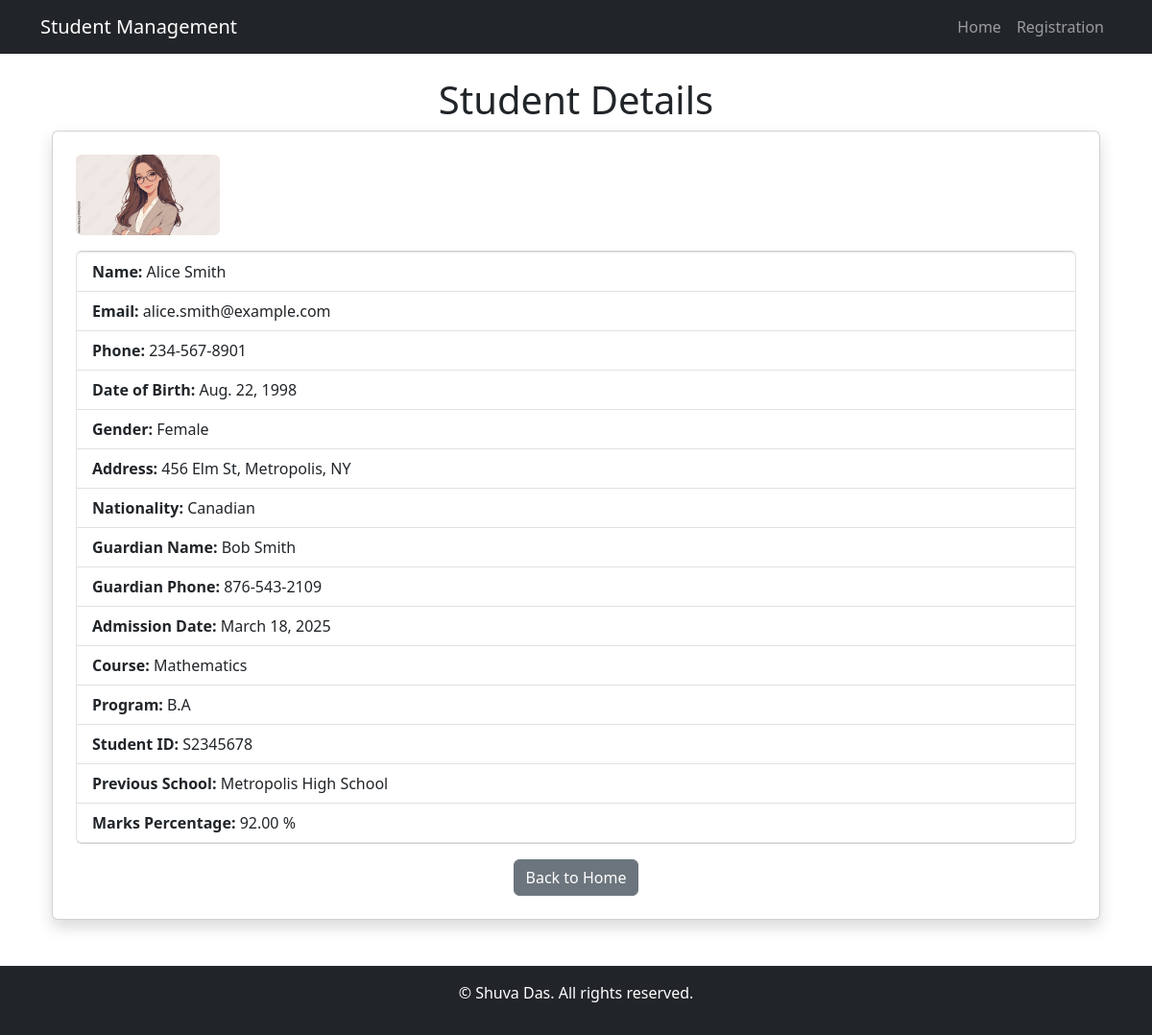
The app's page /student/3/ with its own data.
### students/models.py (models this page shows, shortened)
class Student(models.Model):
    GENDER_CHOICES=[
        ('M','Male'),
        ('F','Female'),
        ('O','Other'),
    ]
    PROGRAM_NAME=[
        ('B.Tech','Bachelor of Technology'),
        ('M.Tech','Master of Technology'),
        ('B.Sc','Bachelor of Science'),
        ('M.Sc','Master of Science'),
        ('B.Com','Bachelor of Commerce'),
        ('M.Com','Master of Commerce'),
        ('B.A','Bachelor of Arts'),
        ('M.A','Master of Arts'),
        ('B.B.A','Bachelor of Business Administration'),
        ('M.B.A','Master of Business Administration'),
        ('B.C.A','Bachelor of Computer Applications'),
        ('M.C.A','Master of Computer Applications'),
        ('B.Ed','Bachelor of Education'),
        ('M.Ed','Master of Education'),
        ('B.Arch','Bachelor of Architecture'),
        ('M.Arch','Master of Architecture'),
        ('B.Pharma','Bachelor of Pharmacy'),
        ('M.Pharma','Master of Pharmacy'),
        ('B.Sc Nursing','Bachelor of Science in Nursing'),
        ('M.Sc Nursing','Master of Science in Nursing'),
        ('BDS','Bachelor of Dental Surgery'),
        ('MDS','Master of Dental Surgery'),
        ('MBBS','Bachelor of Medicine and Bachelor of Surgery'),
        ('MD','Doctor of Medicine'),
        ('MS','Master of Surgery'),
        ('DM','Doctorate of Medicine'),
        ('M.Ch','Master of Chirurgiae'),
        ('Diploma','Diploma'),
        ('PG Diploma','Post Graduate Diploma'),
        ('Ph.D','Doctor of Philosophy'),
        ('M.Phil','Master of Philosophy'),
        ('LLB','Bachelor of Laws'),
        ('LLM','Master of Laws'),
        ('B.Arch','Bachelor of Architecture'),
        ('M.Arch','Master of Architecture'),
        ('B.Pharma','Bachelor of Pharmacy'),
        ('M.Pharma','Master of Pharmacy'),
        ('B.Sc Nursing','Bachelor of Science in Nursing'),
        ('M.Sc Nursing','Master of Science in Nursing'),
        ('BDS','Bachelor of Dental Surgery'),
        ('MDS','Master of Dental Surgery'),
        ('MBBS','Bachelor of Medicine and Bachelor of Surgery'),
        ('MD','Doctor of Medicine'),
        ('MS','Master of Surgery'),
        ('DM','Doctorate of Medicine'),
        ('M.Ch','Master of Chirurgiae'),
        ('Diploma','Diploma'),
        ('PG Diploma','Post Graduate Diploma'),
        ('Ph.D','Doctor of Philosophy'),
        ('M.Phil','Master of Philosophy'),
        ('LLB','Bachelor of Laws'),
        ('LLM','Master of Laws'),
        ('B.Arch','Bachelor of Architecture'),
        ('M.Arch','Master of Architecture'),
        ('B.Pharma','Bachelor of Pharmacy'),
        ('M.Pharma','Master of Pharmacy'),
        ('B.Sc Nursing','Bachelor of Science in Nursing'),
        ('M.Sc Nursing','Master of Science in Nursing'),
        ('BDS','Bachelor of Dental Surgery'),
        ('MDS','Master of Dental Surgery'),
        ('MBBS','Bachelor of Medicine and Bachelor of Surgery'),
        ('MD','Doctor of Medicine'),
        ('MS','Master of Surgery'),
        ('DM','Doctorate of Medicine'),
        ('M.Ch','Master of Chirurgiae'),
        ('Diploma','Diploma'),
        ('PG Diploma','Post Graduate Diploma'),
        ('Ph.D','Doctor of Philosophy'),
        ('M.Phil','Master of Philosophy'),
        ('LLB','Bachelor of Laws'),
        ('LLM','Master of Laws'),
        ('B.Arch','Bachelor of Architecture'),
        ('M.Arch','Master of Architecture'),
        ('B.Pharma','Bachelor of Pharmacy'),
        ('M.Pharma','Master of Pharmacy'),
        ('B.Sc Nursing','Bachelor of Science in Nursing'),
        ('M.Sc Nursing','Master of Science in Nursing'),
        ('BDS','Bachelor of Dental Surgery'),
        ('MDS','Master of Dental Surgery'),
        ('MBBS','Bachelor of Medicine and Bachelor of Surgery'),
        ('MD','Doctor of Medicine'),
        ('MS','Master of Surgery'),
        ('DM','Doctorate of Medicine'),
        ('M.Ch','Master of Chirurgiae'),
        ('Diploma','Diploma'),
        ('PG Diploma','Post Graduate Diploma'),
        ('Ph.D','Doctor of Philosophy'),
        ('M.Phil','Master of Philosophy'),
        ('LLB','Bachelor of Laws'),
        ('LLM','Master of Laws'),
        ('B.Arch','Bachelor of Architecture'),
        ('M.Arch','Master of Architecture'),
        ('B.Pharma','Bachelor of Pharmacy'),
        ('M.Pharma','Master of Pharmacy'),
        ('B.Sc Nursing','Bachelor of Science in Nursing'),
        ('M.Sc Nursing','Master of Science in Nursing'),
        ('BDS','Bachelor of Dental Surgery'),
        ('MDS','Master of Dental Surgery'),
        ('MBBS','Bachelor of Medicine and Bachelor of Surgery'),
        ('MD','Doctor of Medicine'),
        ('MS','Master of Surgery'),
        ('DM','Doctorate of Medicine'),
        ('M.Ch','Master of Chirurgiae'),
        ('Diploma','Diploma'),
        ('PG Diploma','Post Graduate Diploma'),
        ('Ph.D','Doctor of Philosophy'),
    ]
    first_name = models.CharField(max_length=100)
    last_name = models.CharField(max_length=100)
    email=models.EmailField(unique=True)
    phone=models.CharField(max_length=15)
    date_of_birth=models.DateField()
    gender=models.CharField(max_length=1,choices=GENDER_CHOICES)
    address=models.TextField()
    nationality=models.CharField(max_length=50)
    profile_pic=models.ImageField(upload_to='profile_pics/',null=True,blank=True)
    guardian_name=models.CharField(max_length=100)
    guardian_phone=models.CharField(max_length=15)
    guardian_email=models.EmailField(null=True,blank=True)
    guardian_relation=models.CharField(max_length=50)
    admission_date=models.DateField(auto_now_add=True)
    course=models.CharField(max_length=150)
    program_name=models.CharField(max_length=20,choices=PROGRAM_NAME)
    ID_number=models.CharField(max_length=20,unique=True)
    previous_school=models.CharField(max_length=150,null=True,blank=True)
    marks_percentage=models.DecimalField(max_digits=5,decimal_places=2,null=True,blank=True)
    is_active=models.BooleanField(default=True)
    created_at=models.DateTimeField(auto_now_add=True)
    updated_at=models.DateTimeField(auto_now=True)

### students/views.py (the view)
# urls.py: path('student/<int:pk>/',student_detail,name='student_detail'),
def student_detail(request,pk):
    student=get_object_or_404(Student,pk=pk)
    context={
        'student':student
    }
    return render(request,'student_detail.html',context)

### templates/student_detail.html (shortened to what this page needs)
{% extends "index.html" %}
{% block content %}
    <div class="container">
        <h1 class="text-center">Student Details</h1>
        <div class="card shadow p-4">
            {% if student.profile_pic %}
                <img src="{{ student.profile_pic.url }}" alt="Profile Picture" class="img-fluid rounded mb-3" width="150">
            {% else %}
                <img src='https://via.placeholder.com/300x200' class='img-fluid rounded mb-3' alt="{{ student.first_name }} {{ student.last_name }}">
            {% endif %}
            <ul class="list-group">
                <li class="list-group-item"><strong>Name:</strong> {{ student.first_name }} {{ student.last_name }}</li>
                <li class="list-group-item"><strong>Email:</strong> {{ student.email }}</li>
                <li class="list-group-item"><strong>Phone:</strong> {{ student.phone }}</li>
                <li class="list-group-item"><strong>Date of Birth:</strong> {{ student.date_of_birth }}</li>
                <li class="list-group-item"><strong>Gender:</strong> {{ student.get_gender_display }}</li>
                <li class="list-group-item"><strong>Address:</strong> {{ student.address }}</li>
                <li class="list-group-item"><strong>Nationality:</strong> {{ student.nationality }}</li>
                <li class="list-group-item"><strong>Guardian Name:</strong> {{ student.guardian_name }}</li>
                <li class="list-group-item"><strong>Guardian Phone:</strong> {{ student.guardian_phone }}</li>
                <li class="list-group-item"><strong>Admission Date:</strong> {{ student.admission_date }}</li>
                <li class="list-group-item"><strong>Course:</strong> {{ student.course }}</li>
                <li class="list-group-item"><strong>Program:</strong> {{ student.program_name }}</li>
                <li class="list-group-item"><strong>Student ID:</strong> {{ student.ID_number }}</li>
                <li class="list-group-item"><strong>Previous School:</strong> {{ student.previous_school }}</li>
                <li class="list-group-item"><strong>Marks Percentage:</strong> {{ student.marks_percentage }} %</li>
            </ul>
            <div class="text-center mt-3">
                <a href="{% url 'homepage' %}" class="btn btn-secondary">Back to Home</a>
            </div>
        </div>
    </div>
{% endblock %}

### records on screen
Student: profile_pic (picture), first_name "Alice", last_name "Smith", email "alice.smith@example.com", phone "234-567-8901", date_of_birth "Aug. 22, 1998", gender "Female", address "456 Elm St, Metropolis, NY", nationality "Canadian", guardian_name "Bob Smith", guardian_phone "876-543-2109", admission_date "March 18, 2025", course "Mathematics", program_name "B.A", ID_number "S2345678", previous_school "Metropolis High School", marks_percentage "92.00"
